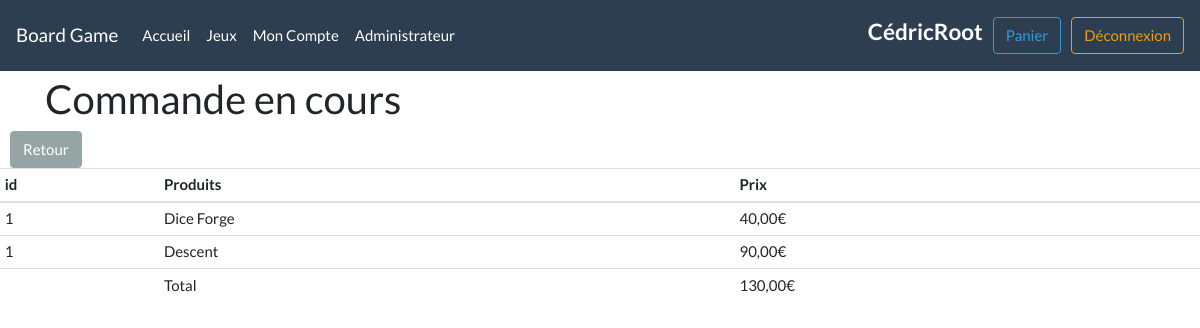
The app's page /orderInfoDetails?id=1&statutId=6 (signed in), older data.
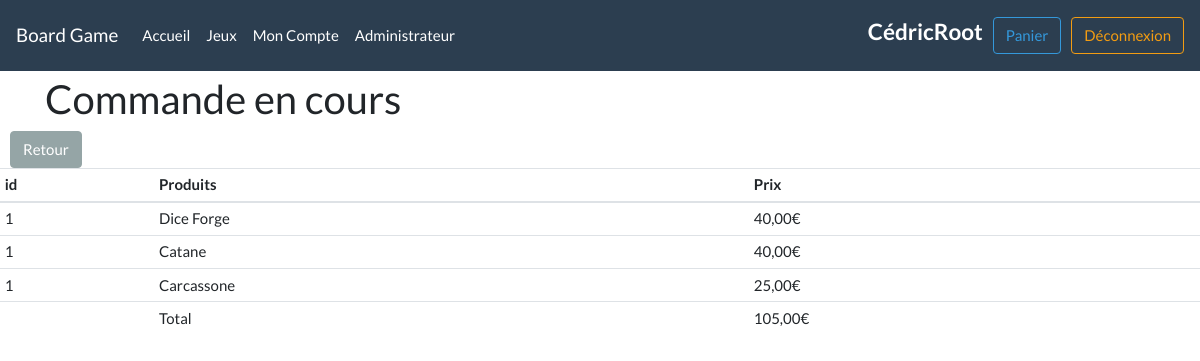
The same page, newer data.
### tables this page shows
CREATE TABLE orderDetails(
id INT AUTO_INCREMENT PRIMARY KEY,
orderId INT,
productId INT,
price DOUBLE (6,3),
FOREIGN KEY (orderId) REFERENCES orders (idOrder),
FOREIGN KEY (productId) REFERENCES products (id)
);

CREATE TABLE products(
id INT AUTO_INCREMENT PRIMARY KEY,
productName VARCHAR(100) NOT NULL UNIQUE,
price DOUBLE (6,3) NOT NULL,
categorieId INT,
description VARCHAR(100),
imageLink VARCHAR(200),
FOREIGN KEY (categorieId) REFERENCES categories (id)
);

### controllers/orderInfoDetails.php (called while the page is built, shortened)
<?php
require 'models/product.php';
require 'models/orderDetails.php';
$orderId = $_GET['id'];
$orderDetails = OrderDetails::getOne($orderId);
$total = 0;
foreach ($orderDetails as $info) {
  $total += $info->getPrice();
}
require 'views/orderInfoDetails.php';
?>

### models/orderDetails.php (called while the page is built, shortened)
<?php
Class OrderDetails{
  private $orderId;
  private $price;
  public static function getOne(int $id){
    $pdo = DataBase::connect();
    $response = $pdo->prepare("SELECT * FROM orderDetails WHERE orderId = :id");
    $response->execute(array(':id' => $id));
    $response->setFetchMode( PDO::FETCH_CLASS, "OrderDetails");
    $data = $response->fetchAll();
    return $data;
  }
  public function getOrderId(){
    return $this->orderId;
  }
  public function getPrice(){
    return $this->price;
  }
}
?>

### models/product.php (called while the page is built, shortened)
<?php
Class Product{
  private $productName;
  public static function getProduct(int $id){
    $pdo = DataBase::connect();
    $response = $pdo->prepare("SELECT * FROM products WHERE id = :id");
    $response->execute(array(':id' => $id));
    $response->setFetchMode( PDO::FETCH_CLASS, "Product");
    $data = $response->fetch();
    return $data;
  }
  public function getProductName(){
    return $this->productName;
  }
}
?>

### views/orderInfoDetails.php (the view, shortened to what this page needs)
<?php
require 'layout/header.php';
?>
<h2>Commande en cours</h2>
</div>
<table class="table table-sm">
  <thead>
    <tr>
      <th scope="col">id</th>
      <th scope="col">Produits</th>
      <th scope="col">Prix</th>
    </tr>
  </thead>
  <tbody>
<?php
foreach($orderDetails as $line){
  $product = Product::getProduct($line->getProductId());
  echo '<tr>';
    echo '<td>' . $line->getOrderId() . '</td>';
    echo '<td>' . $product->getProductName() . '</td>';
    echo '<td>' . number_format($line->getPrice(), 2, ',', ' ') . '€</td>';
    echo '</tr>';
}
echo '<tr>';
echo '<td></td>';
echo '<td>Total</td>';
echo '<td>' . number_format($total, 2, ',', ' ') . '€</td>';
echo '</tr>';
echo '<a href="orderInfo"><button type="button" class="btn btn-secondary">Retour</button></a>';
?>
  </tbody>
</table>
<?php
require 'layout/footer.php';
?>

Row changes from the older to the newer data that the page shows:
changed orderdetails: productId.productName "Descent" → "Catane"; price "90,00" → "40,00"
now on this page (row edited): orderdetails: orderId "1", productId.productName "Carcassone", price "25,00"
Text that changed along with them:
$total: "130,00" → "105,00"
